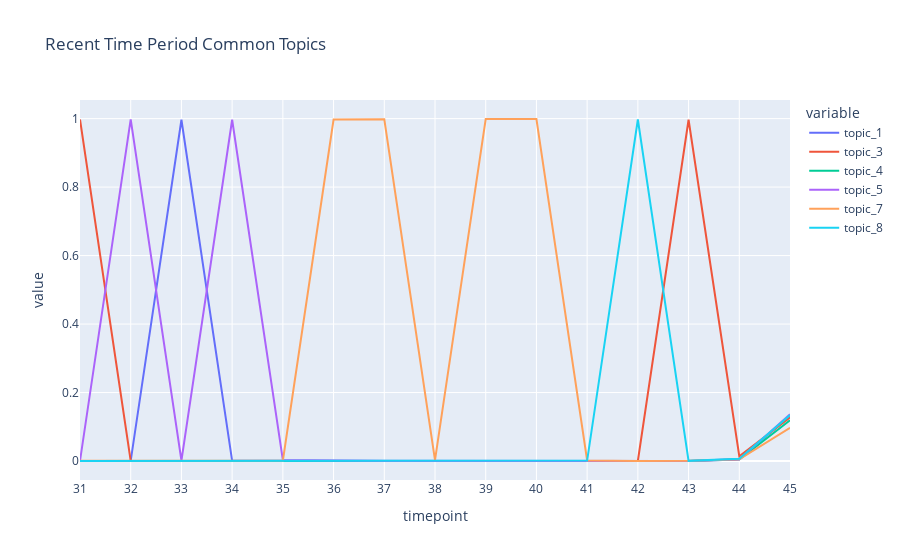

Notebook source saved alongside this figure:
### Markdown cell above
# Recent Time

### Code cell
td = pd.DataFrame()
for timepoint in range(best_mdl.num_timepoints):
    td_tmp = pd.DataFrame(
        np.stack([doc.get_topic_dist() for doc in best_mdl.docs if doc.timepoint == timepoint]),
        columns=["topic_{}".format(i + 1) for i in range(best_mdl.k)],
    )
    td_tmp["timepoint"] = timepoint
    td = pd.concat([td, td_tmp], ignore_index=True)
    del td_tmp

td_recent = td[td['timepoint']>30]

import plotly.express as px
fig = px.line(td_recent, x="timepoint", y=['topic_1', 'topic_3', 'topic_4', 'topic_5', 'topic_7', 'topic_8'],
            #   hover_data={"timepoint": "|%B %d, %Y"},
              title='Recent Time Period Common Topics')
fig.update_xaxes(
    dtick="M1",
    tickformat="%b %d",
    ticklabelmode="period")
fig.show()

### Figure 1 — Plotly figure (JSON) as saved in the notebook; plotly's stock layout.template omitted (floating-point values rounded to 4 significant figures)
{"data": [{"hovertemplate": "variable=topic_1<br>timepoint=%{x}<br>value=%{y}<extra></extra>", "legendgroup": "topic_1", "line": {"color": "#636efa", "dash": "solid"}, "marker": {"symbol": "circle"}, "mode": "lines", "name": "topic_1", "orientation": "v", "showlegend": true, "type": "scatter", "x": [31, 32, 33, 34, 35, 36, 37, 38, 39, 40, 41, 42, 43, 44, 45], "xaxis": "x", "y": [0.0002172, 0.0006193, 0.9966, 0.0006961, 0.0007019, 0.0003956, 0.0002452, 0.0003795, 0.0002181, 5.155e-05, 0.000309, 0.0002034, 0.0002109, 0.006028, 0.1314], "yaxis": "y"}, {"hovertemplate": "variable=topic_3<br>timepoint=%{x}<br>value=%{y}<extra></extra>", "legendgroup": "topic_3", "line": {"color": "#EF553B", "dash": "solid"}, "marker": {"symbol": "circle"}, "mode": "lines", "name": "topic_3", "orientation": "v", "showlegend": true, "type": "scatter", "x": [31, 32, 33, 34, 35, 36, 37, 38, 39, 40, 41, 42, 43, 44, 45], "xaxis": "x", "y": [0.9976, 0.0002679, 0.0001487, 0.0001116, 0.000434, 0.0003956, 0.0002452, 0.0004864, 0.0002181, 9.841e-05, 0.0009168, 0.0003523, 0.9966, 0.01398, 0.1272], "yaxis": "y"}, {"hovertemplate": "variable=topic_4<br>timepoint=%{x}<br>value=%{y}<extra></extra>", "legendgroup": "topic_4", "line": {"color": "#00cc96", "dash": "solid"}, "marker": {"symbol": "circle"}, "mode": "lines", "name": "topic_4", "orientation": "v", "showlegend": true, "type": "scatter", "x": [31, 32, 33, 34, 35, 36, 37, 38, 39, 40, 41, 42, 43, 44, 45], "xaxis": "x", "y": [0.0003024, 0.000224, 0.0004366, 0.0005898, 0.0002197, 0.0003307, 0.0002933, 0.0001657, 5.85e-05, 0.0001453, 0.0005622, 0.0005011, 0.0002109, 0.004084, 0.119], "yaxis": "y"}, {"hovertemplate": "variable=topic_5<br>timepoint=%{x}<br>value=%{y}<extra></extra>", "legendgroup": "topic_5", "line": {"color": "#ab63fa", "dash": "solid"}, "marker": {"symbol": "circle"}, "mode": "lines", "name": "topic_5", "orientation": "v", "showlegend": true, "type": "scatter", "x": [31, 32, 33, 34, 35, 36, 37, 38, 39, 40, 41, 42, 43, 44, 45], "xaxis": "x", "y": [0.0001746, 0.998, 0.00106, 0.9967, 0.002845, 0.0005902, 0.000149, 0.0001122, 5.85e-05, 0.0001453, 0.0003596, 0.0003026, 0.0001595, 0.00426, 0.1369], "yaxis": "y"}, {"hovertemplate": "variable=topic_7<br>timepoint=%{x}<br>value=%{y}<extra></extra>", "legendgroup": "topic_7", "line": {"color": "#FFA15A", "dash": "solid"}, "marker": {"symbol": "circle"}, "mode": "lines", "name": "topic_7", "orientation": "v", "showlegend": true, "type": "scatter", "x": [31, 32, 33, 34, 35, 36, 37, 38, 39, 40, 41, 42, 43, 44, 45], "xaxis": "x", "y": [0.0006431, 0.000224, 0.0004846, 0.0005898, 0.001077, 0.9974, 0.9982, 0.002892, 0.9988, 0.9987, 0.001626, 0.0002034, 0.0004167, 0.004791, 0.09685], "yaxis": "y"}, {"hovertemplate": "variable=topic_8<br>timepoint=%{x}<br>value=%{y}<extra></extra>", "legendgroup": "topic_8", "line": {"color": "#19d3f3", "dash": "solid"}, "marker": {"symbol": "circle"}, "mode": "lines", "name": "topic_8", "orientation": "v", "showlegend": true, "type": "scatter", "x": [31, 32, 33, 34, 35, 36, 37, 38, 39, 40, 41, 42, 43, 44, 45], "xaxis": "x", "y": [0.000345, 0.000224, 0.0003407, 0.0001116, 0.0003268, 7.134e-05, 0.0001971, 0.0001657, 0.0001117, 0.0001921, 0.001221, 0.9974, 0.0005196, 0.006558, 0.1342], "yaxis": "y"}], "layout": {"legend": {"title": {"text": "variable"}, "tracegroupgap": 0}, "title": {"text": "Recent Time Period Common Topics"}, "xaxis": {"anchor": "y", "domain": [0, 1], "dtick": "M1", "tickformat": "%b %d", "ticklabelmode": "period", "title": {"text": "timepoint"}}, "yaxis": {"anchor": "x", "domain": [0, 1], "title": {"text": "value"}}}}
